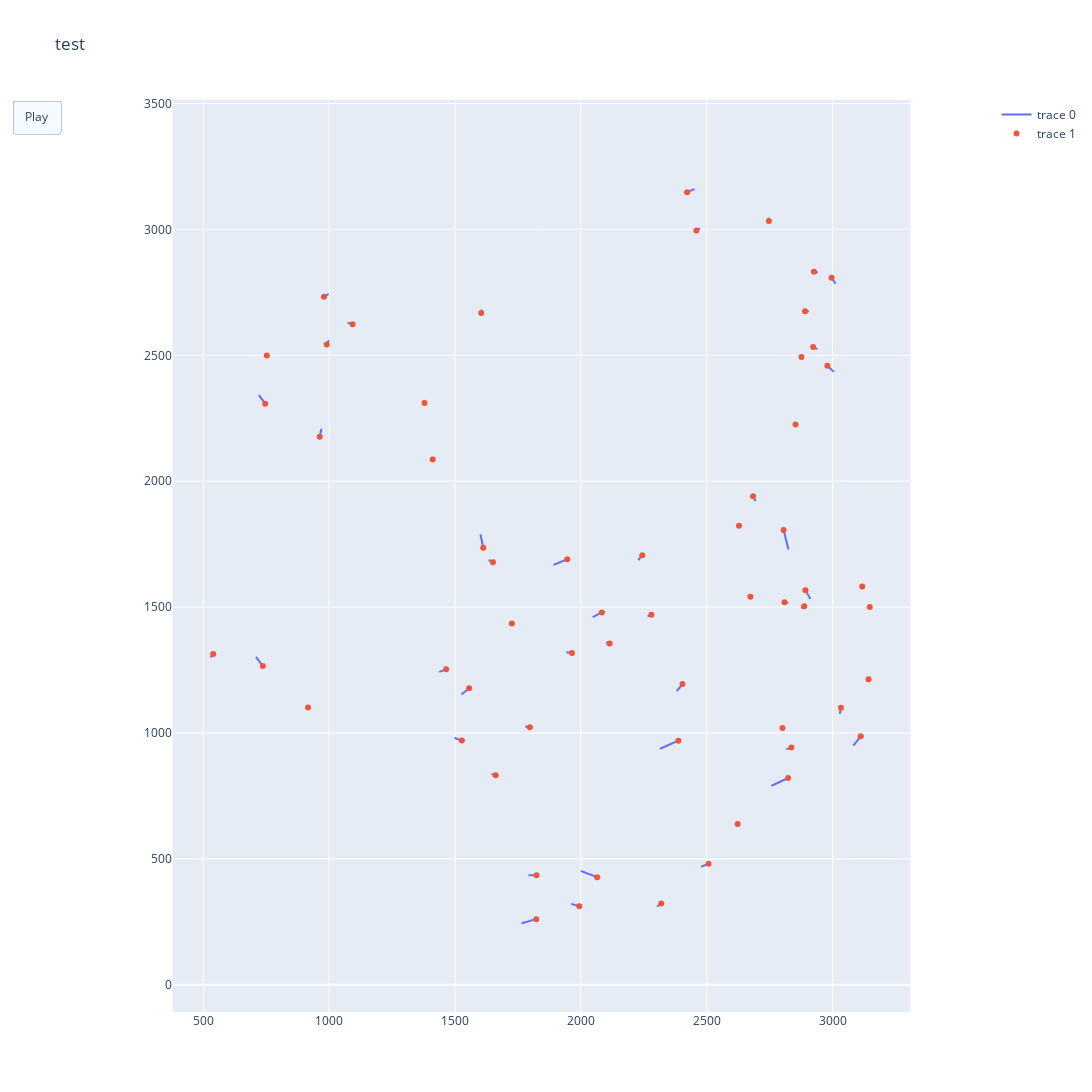

The notebook cell saved with this chart:
### Code cell
plot_timeline_with_direction(ret, "test").show()
